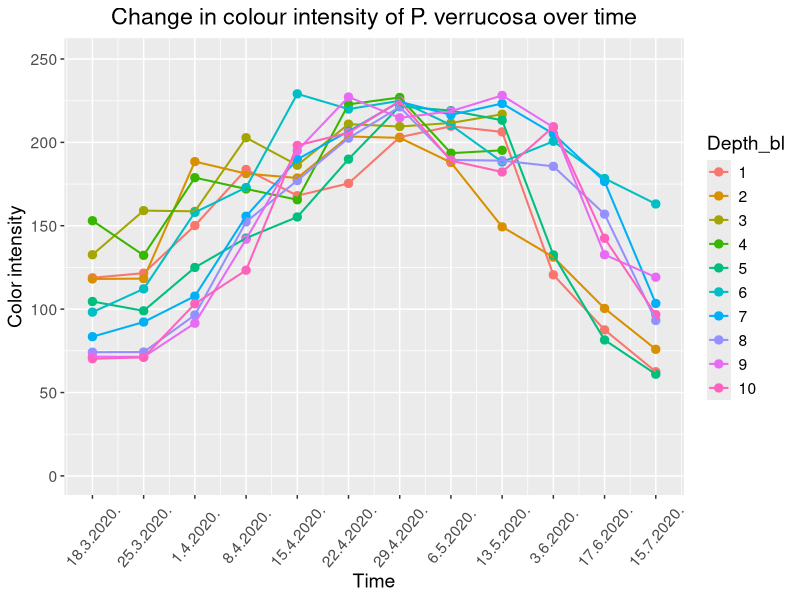
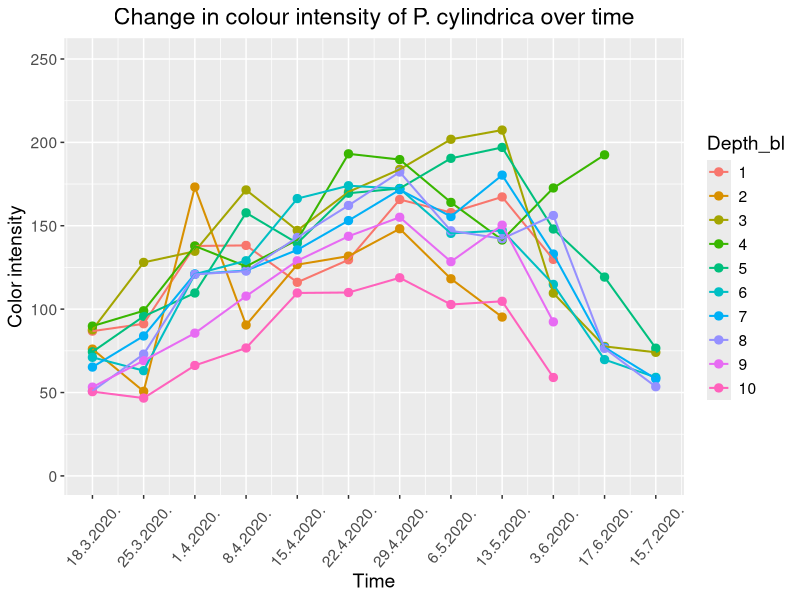
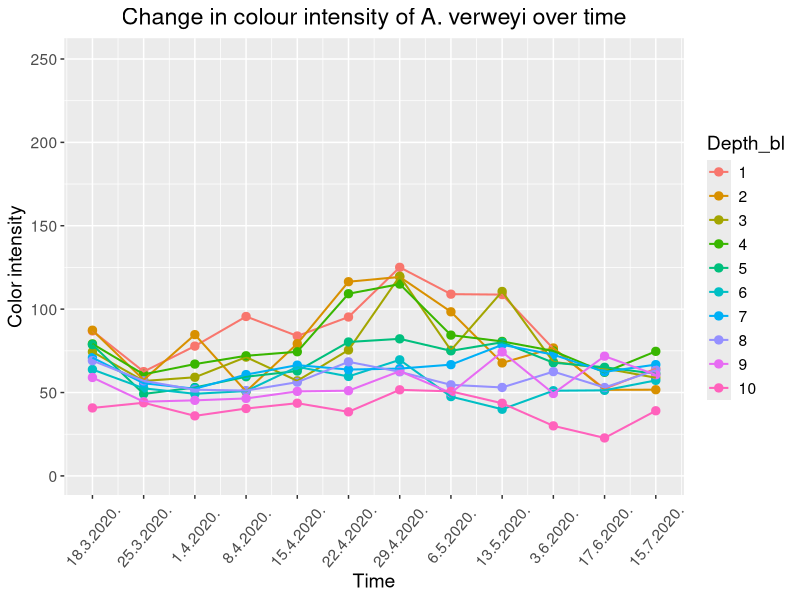

These figures' R source, in order: (Note: this script raises an error after producing the figures.)

###___Quantifying bleaching intensity___###

bleach_data <- read.csv("Bleaching_analyses_depth_gradient.csv", header=T, na.strings=c(""))

head(bleach_data)

install.packages("tidyverse")
library(tidyverse)
install.packages("dplyr")
library(dplyr)
install.packages("ggplot2")
library(ggplot2)

###CREATING A DATAFRAME###

#Adding a grouping column 
Structure_no <- rep(c(1:360),each=8)
bleach_data <- cbind(bleach_data, Structure_no)

#Averaging bleaching intensity Green channel (G) across structures
Average <- bleach_data  %>%  
  group_by(Structure_no) %>% 
  summarise(Average_G = mean(G.2, na.rm = TRUE))
#Averaging survival Green channel (G) across structures
Average_s <- bleach_data  %>%  
  group_by(Structure_no) %>% 
  summarise(Average_survival = mean(Survival...., na.rm = TRUE))

#Creating a new data frame
Species_bl <- rep(c("Pocillopora verrucosa", "Porites cylindrica", "Acropora verweyi"), each=120)
Date <- rep(c(1:12), times=30)
Depth_bl <- rep(1:10, each=12, times=3)
Depth_bl <- as.factor(Depth_bl)
Bleach_short <- data.frame(Depth_bl, Species_bl, Date, Average$Average_G, Average_s$Average_survival)

bleach_short <- Bleach_short %>% 
  rename(
    Average_G = Average.Average_G,
    Average_survival = Average_s.Average_survival)

#Creating separate data frames for species 
Pocillopora <- bleach_short %>% 
  filter(Species_bl == "Pocillopora verrucosa")
Porites <- bleach_short %>% 
  filter(Species_bl == "Porites cylindrica")
Verweyi <- bleach_short %>% 
  filter(Species_bl == "Acropora verweyi")

###PLOTTING THE DATA###

#___Change in the green chanel color intensity over time 

#Pocillopora verrucosa
ggplot(Pocillopora, aes(x=Date,y=Average_G,color=Depth_bl)) + ggtitle("Change in colour intensity of P. verrucosa over time") + theme(plot.title = element_text(hjust = 0.5)) +
  geom_point(size=2.5) + geom_line(size = .7) + theme(axis.text.x = element_text(angle = 50, vjust = 0.5)) +
  scale_x_continuous(name = "Time", breaks = c(1:12), labels = c("18.3.2020.", "25.3.2020.", "1.4.2020.", "8.4.2020.", "15.4.2020.","22.4.2020.", "29.4.2020.", "6.5.2020.", "13.5.2020.", "3.6.2020.", "17.6.2020.", "15.7.2020.")) + 
  scale_y_continuous(name = "Color intensity", limits = c(1, 250)) + theme(text=element_text(size = 14)) 

#Porites cylindrica 
ggplot(Porites, aes(x=Date,y=Average_G,color=Depth_bl)) + ggtitle("Change in colour intensity of P. cylindrica over time") + theme(plot.title = element_text(hjust = 0.5)) +
  geom_point(size=2.5) + geom_line(size = .7) + theme(axis.text.x = element_text(angle = 50, vjust = 0.5)) +
  scale_x_continuous(name = "Time", breaks = c(1:12), labels = c("18.3.2020.", "25.3.2020.", "1.4.2020.", "8.4.2020.", "15.4.2020.","22.4.2020.", "29.4.2020.", "6.5.2020.", "13.5.2020.", "3.6.2020.", "17.6.2020.", "15.7.2020.")) + 
  scale_y_continuous(name = "Color intensity", limits = c(1, 250)) + theme(text=element_text(size = 14))

#Acropora verweyi
ggplot(Verweyi, aes(x=Date,y=Average_G,color=Depth_bl)) + ggtitle("Change in colour intensity of A. verweyi over time") + theme(plot.title = element_text(hjust = 0.5)) +
  geom_point(size=2.5) + geom_line(size = .7) + theme(axis.text.x = element_text(angle = 50, vjust = 0.5)) +
  scale_x_continuous(name = "Time", breaks = c(1:12), labels = c("18.3.2020.", "25.3.2020.", "1.4.2020.", "8.4.2020.", "15.4.2020.","22.4.2020.", "29.4.2020.", "6.5.2020.", "13.5.2020.", "3.6.2020.", "17.6.2020.", "15.7.2020.")) + 
  scale_y_continuous(name = "Color intensity", limits = c(1, 250)) + theme(text=element_text(size = 14))


#TEST (all species on one graph) -> no good, too crowded
#ggplot(bleach_short, aes(x=Date,y=Average_G,color=Depth)) + ggtitle("Change in colour intensity of P. verrucosa over time") + theme(plot.title = element_text(hjust = 0.5)) + facet_grid(Species ~ .) +
#  geom_point(size=2.5) + geom_line(size = .7) + theme(axis.text.x = element_text(angle = 50, vjust = 0.5)) +
#  scale_x_continuous(name = "Time", breaks = c(1:12), labels = c("18.3.2020.", "25.3.2020.", "1.4.2020.", "8.4.2020.", "15.4.2020.","22.4.2020.", "29.4.2020.", "6.5.2020.", "13.5.2020.", "3.6.2020.", "17.6.2020.", "15.7.2020.")) + 
#  scale_y_continuous(name = "Color intensity", limits = c(1, 250)) + theme(text=element_text(size = 14)) 

#___Survival over time during the bleaching period

#Pocillopora verrucosa
ggplot(Pocillopora, aes(x=Date,y=Average_survival,color=Depth_bl)) + ggtitle("Survival of P. verrucosa over time") + theme(plot.title = element_text(hjust = 0.5)) +
  geom_point(size=2.5) + geom_line(.7) + theme(axis.text.x = element_text(angle = 50, vjust = 0.5)) +
  scale_x_continuous(name = "Time", breaks = c(1:12), labels = c("18.3.2020.", "25.3.2020.", "1.4.2020.", "8.4.2020.", "15.4.2020.","22.4.2020.", "29.4.2020.", "6.5.2020.", "13.5.2020.", "3.6.2020.", "17.6.2020.", "15.7.2020.")) + 
  scale_y_continuous(name = "Survival (%)", limits = c(0, 100)) + theme(text=element_text(size = 14)) 

#Porites cylindrica 
ggplot(Porites, aes(x=Date,y=Average_survival,color=Depth_bl)) + ggtitle("Survival of P. cylindrica over time") + theme(plot.title = element_text(hjust = 0.5)) +
  geom_point(size=2.5) + geom_line(.7) + theme(axis.text.x = element_text(angle = 50, vjust = 0.5)) +
  scale_x_continuous(name = "Time", breaks = c(1:12), labels = c("18.3.2020.", "25.3.2020.", "1.4.2020.", "8.4.2020.", "15.4.2020.","22.4.2020.", "29.4.2020.", "6.5.2020.", "13.5.2020.", "3.6.2020.", "17.6.2020.", "15.7.2020.")) + 
  scale_y_continuous(name = "Survival (%)", limits = c(0, 100)) + theme(text=element_text(size = 14))

#Acropora verweyi
ggplot(Verweyi, aes(x=Date,y=Average_survival,color=Depth_bl)) + ggtitle("Survival of A. verweyi over time") + theme(plot.title = element_text(hjust = 0.5)) +
  geom_point(size=2.5) + geom_line(.7) + theme(axis.text.x = element_text(angle = 50, vjust = 0.5)) +
  scale_x_continuous(name = "Time", breaks = c(1:12), labels = c("18.3.2020.", "25.3.2020.", "1.4.2020.", "8.4.2020.", "15.4.2020.","22.4.2020.", "29.4.2020.", "6.5.2020.", "13.5.2020.", "3.6.2020.", "17.6.2020.", "15.7.2020.")) + 
  scale_y_continuous(name = "Survival (%)", limits = c(0, 100)) + theme(text=element_text(size = 14))


